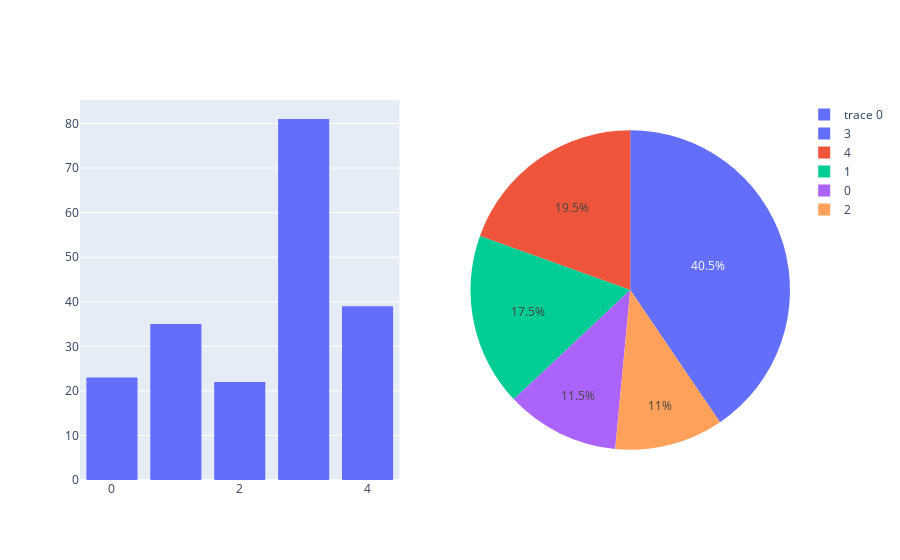

Notebook cell for this chart:
### Code cell
# Portray Clusters in a more understandable Graphical manner

X = []
for i in range(5):
  X.append(df[df['Clusters'] == i].count()[0])

fig = make_subplots(rows=1, cols=2, specs=[[{"type": "xy"}, {"type": "domain"}]])
fig.update_layout(bargap=0.2)

fig.add_trace(go.Histogram(x=df["Clusters"],)  , row=1, col=1)

fig.add_trace(go.Pie(values=X)  , row=1, col=2)

### Figure 1 — Plotly figure (JSON) as saved in the notebook; plotly's stock layout.template omitted (floating-point values rounded to 4 significant figures; data arrays with more than 128 entries replaced by an {"elided": "..."} marker saying what was removed)
{"data": [{"type": "histogram", "x": {"elided": "200 int values"}, "xaxis": "x", "yaxis": "y"}, {"domain": {"x": [0.55, 1], "y": [0, 1]}, "type": "pie", "values": [23, 35, 22, 81, 39]}], "layout": {"bargap": 0.2, "xaxis": {"anchor": "y", "domain": [0, 0.45]}, "yaxis": {"anchor": "x", "domain": [0, 1]}}}
